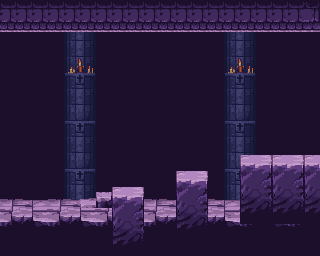

Rendered tile map (Tiled .tmx) drawn with the repository's tilesets; below, a short description and the full map source, tile grids included:
An orthogonal 20x16 tile map with 16x16 px tiles, 2 tile layers (Background, Foreground), 2 tilesets and 10 objects (Player).

<map version="1.4" tiledversion="1.4.2" orientation="orthogonal" renderorder="right-down" width="20" height="16" tilewidth="16" tileheight="16" infinite="0" nextlayerid="6" nextobjectid="31">
 <tileset firstgid="1" name="gothic" tilewidth="16" tileheight="16" tilecount="294" columns="21">
  <image source="../tilesets/tileset.png" width="336" height="224" />
 </tileset>
 <tileset firstgid="295" name="gothic" tilewidth="16" tileheight="16" tilecount="294" columns="21">
  <image source="../tilesets/tileset.png" width="336" height="224" />
 </tileset>
 <layer id="1" name="Background" width="20" height="16">
  <data encoding="csv">
46,46,46,46,46,46,46,46,46,46,46,46,46,46,46,46,46,46,46,47,
67,67,67,67,67,67,67,67,67,67,67,67,67,67,67,67,67,67,67,68,
107,107,107,107,34,35,107,107,107,107,107,107,107,107,34,35,107,107,107,107,
107,107,107,107,55,56,107,107,107,107,107,107,107,107,55,56,107,107,107,107,
107,107,107,107,76,77,107,107,107,107,107,107,107,107,76,77,107,107,107,107,
107,107,107,107,97,98,107,107,107,107,107,107,107,107,97,98,107,107,107,107,
107,107,107,107,58,59,107,107,107,107,107,107,107,107,58,59,107,107,107,107,
107,107,107,107,79,80,107,107,107,107,107,107,107,107,79,80,107,107,107,107,
107,107,107,107,100,101,107,107,107,107,107,107,107,107,100,101,107,107,107,107,
107,107,107,107,58,59,107,107,107,107,107,107,107,107,58,59,107,107,107,107,
107,107,107,107,79,80,107,107,107,107,107,107,107,107,79,80,107,107,107,107,
107,107,107,107,100,101,107,107,107,107,107,107,107,107,100,101,107,107,107,107,
107,107,107,107,58,59,107,107,107,107,107,107,107,107,58,59,107,107,107,107,
107,107,107,107,107,107,107,107,107,107,107,107,107,107,107,107,107,107,107,107,
107,107,107,107,107,107,107,107,107,107,107,107,107,107,107,107,107,107,107,107,
107,107,107,107,107,107,107,107,107,107,107,107,107,107,107,107,107,107,107,107
</data>
 </layer>
 <layer id="2" name="Foreground" width="20" height="16">
  <data encoding="csv">
0,0,0,0,0,0,0,0,0,0,0,0,0,0,0,0,0,0,0,0,
0,0,0,0,0,0,0,0,0,0,0,0,0,0,0,0,0,0,0,0,
0,0,0,0,0,0,0,0,0,0,0,0,0,0,0,0,0,0,0,0,
0,0,0,0,0,0,0,0,0,0,0,0,0,0,0,0,0,0,0,0,
0,0,0,0,0,0,0,0,0,0,0,0,0,0,0,0,0,0,0,0,
0,0,0,0,0,0,0,0,0,0,0,0,0,0,0,0,0,0,0,0,
0,0,0,0,0,0,0,0,0,0,0,0,0,0,0,0,0,0,0,0,
0,0,0,0,0,0,0,0,0,0,0,0,0,0,0,0,0,0,0,0,
0,0,0,0,0,0,0,0,0,0,0,0,0,0,0,0,0,0,0,0,
0,0,0,0,0,0,0,0,0,0,0,0,0,0,0,92,93,92,93,92,
0,0,0,0,0,0,0,0,0,0,0,92,93,0,0,113,114,113,114,113,
0,0,0,0,0,0,0,92,93,0,0,113,114,0,0,134,135,134,135,134,
220,221,219,220,221,223,224,113,114,220,221,134,135,221,219,155,156,155,156,155,
241,242,240,241,242,240,241,134,135,241,242,155,156,242,240,176,177,176,177,176,
262,263,261,262,263,261,262,155,156,262,263,176,177,263,261,262,263,261,262,263,
0,0,0,0,0,0,0,176,177,0,0,0,0,0,0,0,0,0,0,0
</data>
 </layer>
 <objectgroup id="5" name="Slopes">
  <object id="26" x="80.7339" y="203.67">
   <polyline points="0,0 34.8624,-12.3853" />
  </object>
 </objectgroup>
 <objectgroup id="3" name="Collisions">
  <object id="5" x="241.284" y="155.963" width="77.9817" height="98.6239" />
  <object id="8" x="208.716" y="202.752" width="32.1101" height="52.7523" />
  <object id="9" x="177.523" y="173.853" width="29.8165" height="81.6514" />
  <object id="10" x="144.495" y="201.376" width="31.1927" height="52.2936" />
  <object id="11" x="114.22" y="189.45" width="28.4404" height="64.2202" />
  <object id="12" x="0.917431" y="200.917" width="111.468" height="53.211" />
  <object id="29" x="-3.66972" y="1.37615" width="5.50459" height="252.294" />
  <object id="30" x="316.972" y="-1.83486" width="5.50459" height="159.633" />
 </objectgroup>
 <objectgroup id="4" name="SpawnPoints">
  <object id="15" name="Player" x="194.954" y="158.257" width="3.21101" height="3.66972">
   <ellipse />
  </object>
 </objectgroup>
</map>
